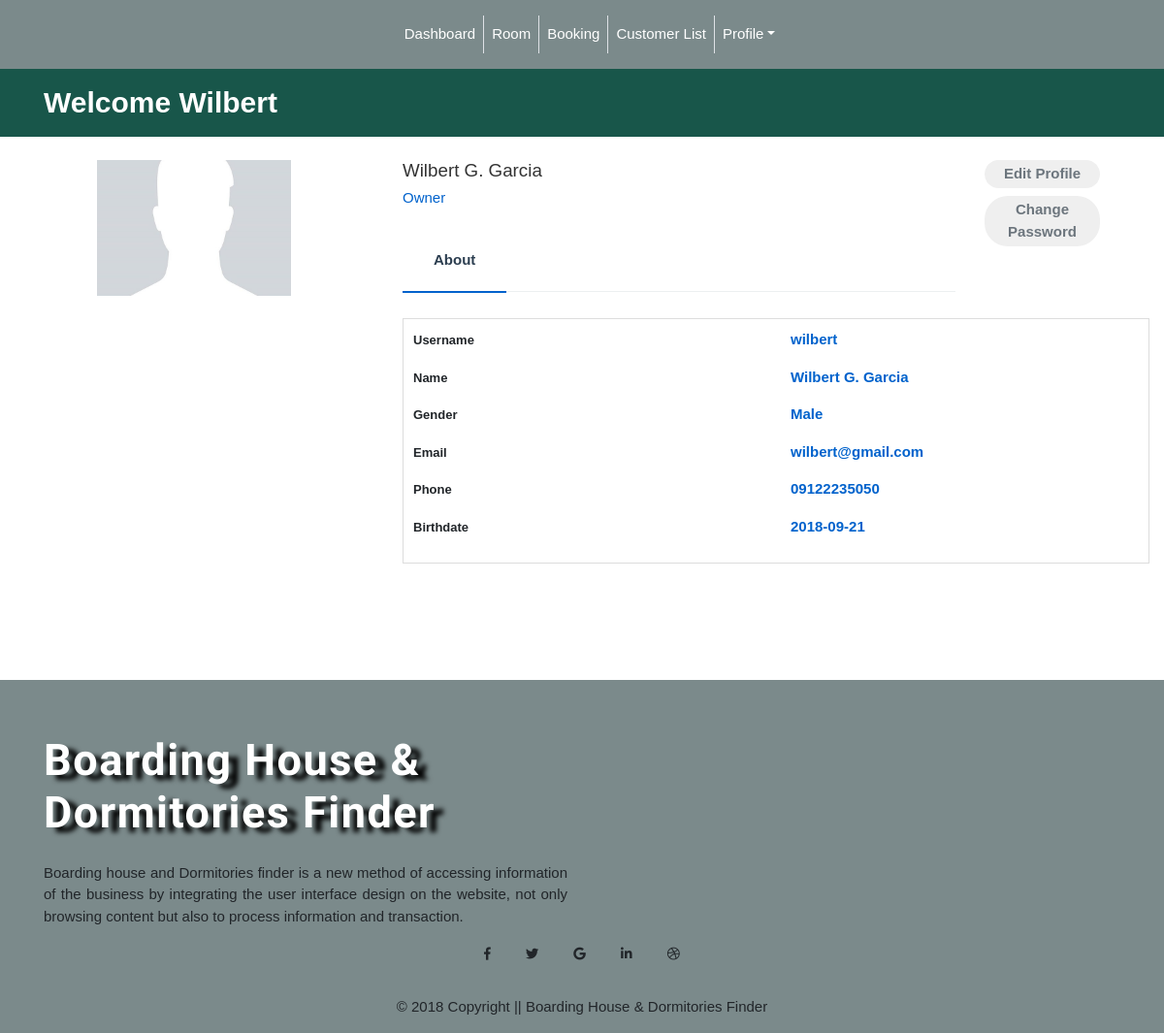
Screenshot of /landlord/view_profile.php (signed in) with the database file from the repository.
### tables this page shows
CREATE TABLE IF NOT EXISTS `users` (
  `id` int(11) NOT NULL,
  `role_id` int(11) NOT NULL,
  `status_id` int(11) NOT NULL,
  `user_fname` varchar(255) NOT NULL,
  `user_lname` varchar(255) DEFAULT NULL,
  `user_mname` varchar(10) NOT NULL,
  `user_address` varchar(255) NOT NULL,
  `user_gender` enum('m','f') NOT NULL,
  `user_birthdate` varchar(255) NOT NULL,
  `user_picture` varchar(255) NOT NULL,
  `user_email` varchar(255) NOT NULL,
  `user_phone_number` varchar(15) NOT NULL,
  `username` varchar(255) NOT NULL,
  `password` varchar(255) NOT NULL,
  `create_date` varchar(100) NOT NULL,
  `update_date` varchar(100) NOT NULL
);

### landlord/view_profile.php (the view, shortened to what this page needs)
<?php
	function display_content(){
		require '../condb.php';
		$id = $_SESSION['user_id'];
		$sql = "SELECT * FROM users WHERE id = $id";
		$results = mysqli_query($conn, $sql);
		$row = mysqli_fetch_assoc($results);
		extract($row);
		?>
		<div class="container-fluid emp-profile">
		                <div class="row">
		                    <div class="col-md-4">
		                        <div class="profile-img">
		                            <img class="avatar-admin" src="<?php echo $user_picture?>" alt=""/>
		                        </div>
		                    </div>
		                    <div class="col-md-6">
		                        <div class="profile-head">
		                                    <h5>
		                                       <?php
		                                       	echo $user_fname,str_repeat('&nbsp;', 1),substr($user_mname, 0, 1).".".str_repeat('&nbsp;', 1),ucfirst($user_lname);
		                                       ?>
		                                    </h5>
		                                    <h6>
		                                        <?php
		                                        if ($role_id == '2') {
		                                        	echo 'Owner';
		                                        }
		                                        ?>
		                                    </h6>
		                            <ul class="nav nav-tabs mt-4" id="myTab" role="tablist">
		                                <li class="nav-item">
		                                    <a class="nav-link active" id="home-tab" data-toggle="tab" href="#home" role="tab" aria-controls="home" aria-selected="true">About</a>
		                                </li>
		                            </ul>
		                        </div>
		                    </div>
		                    <div class="col-md-2">
		                        	<form action="edit_profile.php?edit=edit" method="POST">
		                        		<button type="submit" name="edit_profile" class="profile-edit-btn">Edit Profile</button>
		                            </form>
		                        	<form action="change_password.php?change=change" method="POST" class="mt-2">
		                        		<button type="submit" name="edit_profile" class="profile-edit-btn">Change Password</button>
		                            </form>
		                    </div>
		                </div>
		                <div class="row">
		                    <div class="col-md-4">
		                    </div>
		                    <div class="col-md-8">
		                        <div class="tab-content profile-tab" id="myTabContent">
		                            <div class="tab-pane fade show active" id="home" role="tabpanel" aria-labelledby="home-tab">
		                                        <div class="row">
		                                            <div class="col-md-6">
		                                                <label>Username</label>
		                                            </div>
		                                            <div class="col-md-6">
		                                                <p><?php echo $username; ?></p>
		                                            </div>
		                                        </div>
		                                        <div class="row">
		                                            <div class="col-md-6">
		                                                <label>Name</label>
		                                            </div>
		                                            <div class="col-md-6">
		                                                <p><?php echo $user_fname,str_repeat('&nbsp;', 1),substr($user_mname, 0, 1).".".str_repeat('&nbsp;', 1),ucfirst($user_lname);?></p>
		                                            </div>
		                                        </div>
		                                        <div class="row">
		                                            <div class="col-md-6">
		                                                <label>Gender</label>
		                                            </div>
		                                            <div class="col-md-6">
		                                                <p><?php
		                                                if ($user_gender == 'm') {
		                                                	echo "Male";
		                                                }elseif($user_gender == 'f'){
		                                                	echo "Female";
		                                                }?></p>
		                                            </div>
		                                        </div>
		                                        <div class="row">
		                                            <div class="col-md-6">
		                                                <label>Email</label>
		                                            </div>
		                                            <div class="col-md-6">
		                                                <p><?php echo $user_email; ?></p>
		                                            </div>
		                                        </div>
		                                        <div class="row">
		                                            <div class="col-md-6">
		                                                <label>Phone</label>
		                                            </div>
		                                            <div class="col-md-6">
		                                                <p><?php echo $user_phone_number; ?></p>
		                                            </div>
		                                        </div>
		                                        <div class="row">
		                                            <div class="col-md-6">
		                                                <label>Birthdate</label>
		                                            </div>
		                                            <div class="col-md-6">
		                                                <p><?php echo $user_birthdate; ?></p>
		                                            </div>
		                                        </div>
		                            </div>
		                        </div>
		                    </div>
		                </div>
		        </div>
		<?php
	}
	require "../template.php";
?>

### assets/css/style.css (style rules this page uses)
* { margin: 0; padding: 0; box-sizing: border-box; }
html,body { font-family: 'Moserrat', sans-serif; }
label { font-size: 13px; line-height: 1em; font-weight: normal; }
.emp-profile { margin-top: 2%; margin-bottom: 3%; border-radius: 0.5rem; background: #fff; min-height: 500px; }
.profile-img { text-align: center; }
.profile-img img { width: 200px; height: 200px; }
.profile-head h5 { color: #333; }
.profile-head h6 { color: #0062cc; }
.profile-edit-btn { border: none; border-radius: 1.5rem; width: 70%; padding: 2%; font-weight: 600; color: #6c757d; cursor: pointer; }
.profile-head .nav-tabs { margin-bottom:5%; }
.profile-head .nav-tabs .nav-link { font-weight:600; border: none; }
.profile-head .nav-tabs .nav-link.active { border: none; border-bottom:2px solid #0062cc; }
.profile-tab label { font-weight: 600; }
.profile-tab p { font-weight: 600; color: #0062cc; }
.profile-img img.avatar-admin { height: 140px; widows: 140px; object-fit: cover; }
.nav.nav-tabs li a, .nav.nav-tabs li.active > a:hover, .nav.nav-tabs li.active > a:active, .nav.nav-tabs li.active > a:focus { border-bottom-width: 0px; outline: none; }
.nav.nav-tabs li a { padding-top: 20px; padding-bottom: 20px; }
.tab-pane { background: #fff; padding: 10px; border: 1px solid #ddd; margin-top: -1px; min-height: 235px; }

### rows the page displays
users: user_picture (placeholder picture), user_fname "Wilbert", user_mname "G", user_lname "Garcia", username "wilbert", user_email "wilbert@gmail.com", user_phone_number "09122235050", user_birthdate "2018-09-21"

### other values shown
$_SESSION['fname'] "Wilbert"
